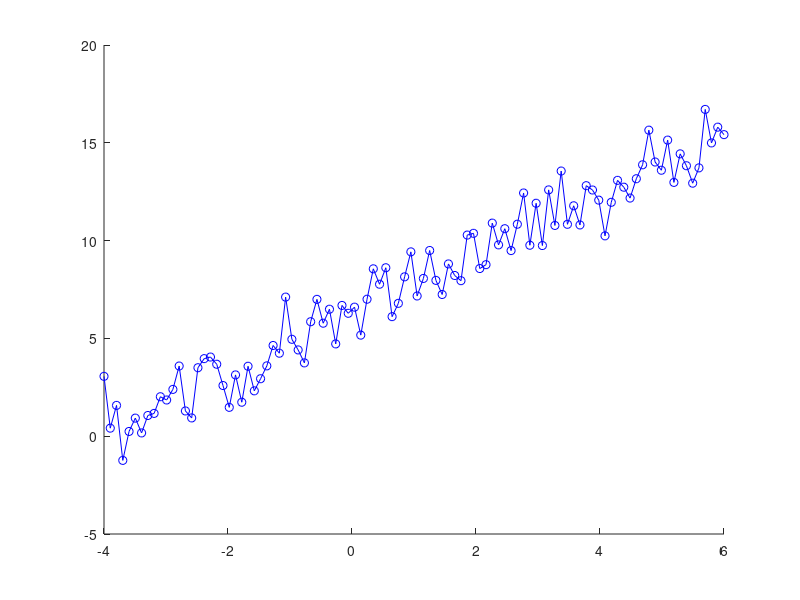

Reproduce this figure in MATLAB.
close all
clear all
clc

xStart = -4;
xEnd = 6;
samples = 100

m = 1.6;
c = 6;

mean = 0;
c = 6;

r = randn(1,samples);
x = linspace(xStart,xEnd, samples);
y = m*x + c;
y_noise = y + r(1,:);

figure
hold on
plot(x,y_noise,'b-o');


